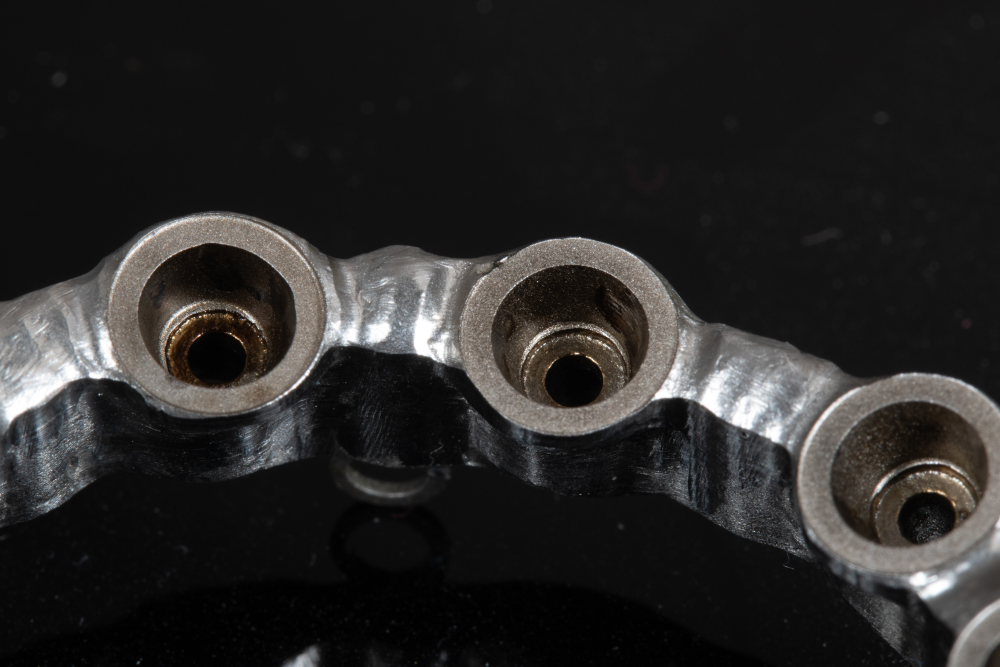
#> input picture dental-lab/assets/img_02.jpg, 2000 x 1333 px (shown at 1/2 size)
$ jupyter execute convolve_03_ndimage.ipynb
#> lines starting #> are read from the running program, lines starting #| are printed output that depends on the picture; after the words box and inside, x2 and y2 are one past the last pixel; in counts of white or black regions, pixels touching at a corner belong together
[cell 1]
import numpy as np
import math as m
import cv2
from PIL import Image
import matplotlib as mlib
import matplotlib.pyplot as plt
from scipy import ndimage as ndi
from skimage.feature import peak_local_max
from skimage import data, img_as_float

# input data for a 'filter matrix'

# import image
#img_smpl = cv2.imread('assets/img_01.jpg', 0); N = 220
img_smpl = cv2.imread('assets/img_02.jpg', 0); N = 420
#img_smpl = cv2.imread('assets/img_03.jpg', 0); N = 590

# size of socket - diameters
# img_01.png - sice of socket - diam = 220
# img_02.png - sice of socket - diam = 420
# img_03.png - sice of socket - diam = 590

# resize the image and also the kernel
img_smpl_res = cv2.resize(img_smpl, (720, 480))

shape1 = img_smpl_res.shape
shape2 = img_smpl.shape

ratio = shape2[0]/shape1[0]
N = N/ratio
N = int(N)

# make sure the kernel.shape is "odd"
if N%2 > 0:
    print('Input number is odd ... that is OK.\n')
else:
    print('Input number is even ... add 1 \n')
    N = N + 1

A = np.empty(shape=(N,N))

# coef measured from image
R_out = (N//2)*1.01
R_in = R_out*0.76

# create the filter kernel - "Disk"
for i in range(0,N):
    for j in range(0,N):
        A[i,j]= np.sqrt((i-N//2)**2 + (j-N//2)**2)
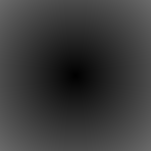
#> A: shape (151, 151) float64; min 0, max 106.1, mean 57.8

for i in range(0,N):
    for j in range(0,N):
        if A[i,j] > R_out or A[i,j] < R_in:
            A[i,j] = 0
        else:
            A[i,j] = 1
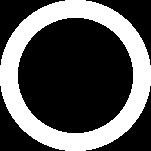
#> A: shape (151, 151) float64; values 0 (black) and 1 (white), 33.4% white; 1 white region, box (x1, y1, x2, y2) and area: (0, 0, 151, 151) 7612

# converting to 8bit img
img_filtr = Image.fromarray(np.uint8(A*255) , 'L')
print('Disk filter geometry')
plt.imshow(img_filtr)

# convert img to GrayScale
img_gray = cv2.cvtColor(img_smpl_res, cv2.COLOR_GRAY2BGR)
# converting to numpy array
data = np.asarray(img_gray)
data_gray = data[:,:,0] # now only a matrix MxN - no other channels/layers

# create padding around original image of the size of Kernel to fit the filter convolution
[x_img,y_img] = data_gray.shape # size of image
[x_kern,y_kern] = A.shape # size of filter - kernel
# create matrix of zeros to be contatenated around original
Zero_side = np.zeros(shape=(x_img,y_kern//2))
Zero_line = np.zeros(shape=(x_kern//2,y_img+y_kern-1))
# putting all togather
data_center = np.concatenate((Zero_side,data_gray,Zero_side),1)
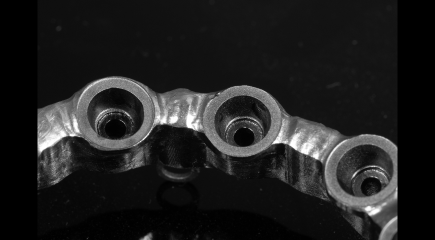
#> data_center: shape (480, 870) float64 (shown at 1/2 size); min 0, max 255, mean 32
data_padding = np.concatenate((Zero_line,data_center,Zero_line),0)
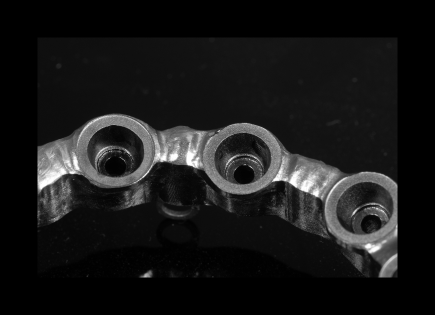
#> data_padding: shape (630, 870) float64 (shown at 1/2 size); min 0, max 255, mean 24.4

#im = Image.fromarray(img_smpl_res)
#im.save("your_file.jpeg")

[cell 2]
# convolution of padded image and Kernel filter using NDIMAGE correlate

# Convolution of image with kernel of with the shape of "disk" with diameter of the Teeth sockets (measured from original image)
# the result shows the image with maximum where the teeth socket center is located.
Kern =  A

# ...data_gray... input matrix

[x_kern,y_kern] = Kern.shape # size of filter - kernel
Kern_n_elem = x_kern*y_kern
Kern = Kern/Kern_n_elem

#from scipy.ndimage import correlate
Convolve = ndi.convolve(data_gray, Kern, mode='constant', cval=0.0)
print('Convolution done...\n')
Correlate = ndi.correlate(data_gray, Kern, mode='constant', cval=0.0)
print('Correlation done...\n')

fig, axes = plt.subplots(1, 3, figsize=(15, 5), sharex=True, sharey=True)
ax = axes.ravel()

ax[0].imshow(data_gray, cmap=plt.cm.gray)
ax[0].axis('off')
ax[0].set_title('Original')

ax[1].imshow(Convolve, cmap=plt.cm.gray)
ax[1].axis('off')
ax[1].set_title('Convolve')

ax[2].imshow(Correlate, cmap=plt.cm.gray)
ax[2].axis('off')
ax[2].set_title('Correlate')

fig.tight_layout()
#fig.savefig('Figure_all_img_02.jpg')

plt.show()

[cell 3]
[x_img,y_img] = data_gray.shape # size of image
[x_padd,y_padd] = data_padding.shape # size of padded image

# creating empty matrix
Conv = np.empty(shape=(x_padd,y_padd))
Edge_x = np.ones(shape =(x_padd,y_padd)) # matrix to solve "edge and corner" problem
Edge_y = np.ones(shape =(x_padd,y_padd))

# FOR loop to create the Edge reduction matrix
for i in range(x_kern//2 , (x_kern//2)+x_img):
    #creating the "edge effect correction"
    if i >= x_kern//2 and i<= (x_kern-1):
        x = (i-(x_kern//2)*2)/(x_kern//2)
        #print(x)
        Edge_x[i,:] = 2 - np.sqrt(1-(x)**2)
    if i >= x_img and i <= (x_img+x_kern//2):
        x = (i-x_img)/(x_kern//2)
        Edge_x[i,:] = 2 - np.sqrt(1-x**2)
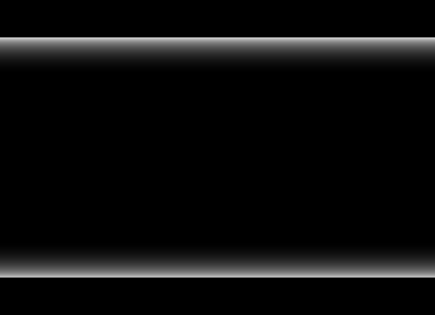
#> Edge_x: shape (630, 870) float64 (shown at 1/2 size); min 1, max 2, mean 1.05; drawn with min black and max white
for j in range(y_kern//2 , (y_kern//2)+y_img):
    if j >= y_kern//2 and j <= (y_kern-1):
        y = (j-(y_kern//2)*2)/(y_kern//2)
        Edge_y[:,j] = 2 - np.sqrt(1-(y)**2)
    if j >= y_img and j <= (y_img+y_kern//2):
        y = (j-y_img)/(y_kern//2)
        Edge_y[:,j] = 2 - np.sqrt(1-y**2)
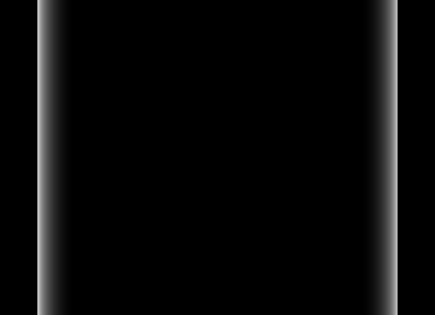
#> Edge_y: shape (630, 870) float64 (shown at 1/2 size); min 1, max 2, mean 1.04; drawn with min black and max white

# coefitient matrix to eliminate the Edge and corner effect in Convolution (for circle filter)
# combining the Edge effect reduction matrix
Edge_comb = np.multiply(Edge_x,Edge_y) # at sides the maximum is "2", in the corner it is "4 = 2*2"
Edge_sub = Edge_comb[x_kern//2:(x_kern//2)+x_img,y_kern//2:(y_kern//2)+y_img] # submatrix in size of original image

Conv_edge = np.multiply(Convolve,Edge_sub) # edge defect lowered

fig, axes = plt.subplots(1, 3, figsize=(15, 5), sharex=True, sharey=True)
ax = axes.ravel()

diff = Conv_edge - Convolve

ax[0].imshow(Convolve, cmap=plt.cm.gray)
ax[0].axis('off')
ax[0].set_title('Convolve')

ax[1].imshow(Conv_edge, cmap=plt.cm.gray)
ax[1].axis('off')
ax[1].set_title('Convolve with Edge correction')

ax[2].imshow(diff, cmap=plt.cm.gray)
ax[2].axis('off')
ax[2].set_title('(Conv with Edge) - (Conv) ')

fig.tight_layout()
#fig.savefig('Figure_all_img_02.jpg')

plt.show()

[cell 4]
#Conv_edge_copy = Conv_edge.copy()
Conv_edge_copy = Convolve.copy()
print('In the case of img_02.jpg there was after convolution a high peak at the edge of image that was amplified by the "Edge reduction". This anomaly then showed a local maximum peak where no socket was.\n')

# treshold background to obtain only ROI

Conv_edge_rescale = Conv_edge_copy/np.amax(Conv_edge_copy)*255 # rescale the image to 8bit values
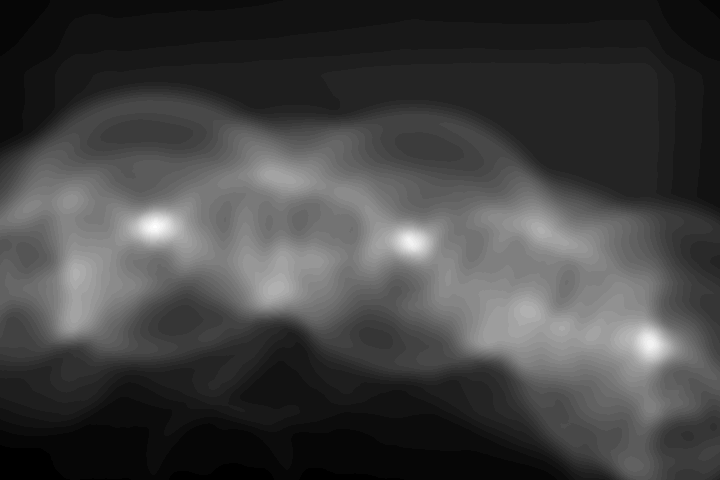
#> Conv_edge_rescale: shape (480, 720) float64; min 0, max 255, mean 66.6

Conv_edge_res_trsh = Conv_edge_rescale.copy() # creating a copy of a matrix
Conv_edge_res_trsh[Conv_edge_res_trsh < 180] = 0 # treshold value to omit the background and unintentional peaks that might be evaluated.
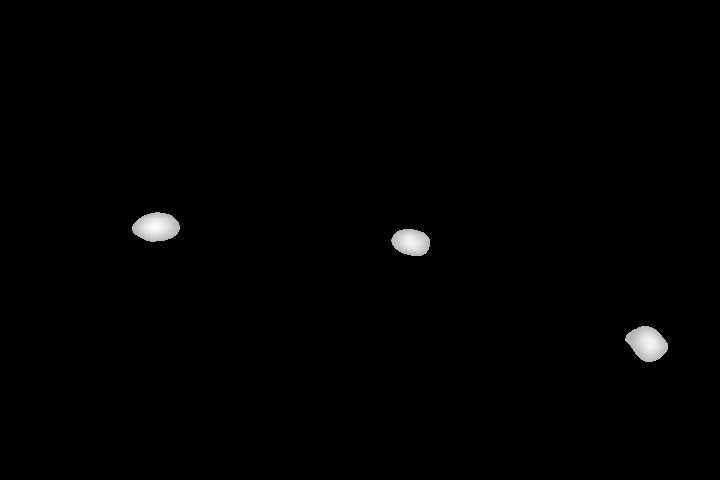
#> Conv_edge_res_trsh: shape (480, 720) float64; min 0, max 255, mean 1.8

# gathering images to be used and shown
im_0 = img_as_float(img_gray) # original image
im_1 = img_as_float(Conv_edge_rescale) # convolved image
im = img_as_float(Conv_edge_res_trsh) # convolved image with treshold

# parameters in the localization of local maximum
# N ... size of original kernel used in "disc" convolution
N1 = int(N*0.85) # size of area to be summed (filter)
N2 = int(N*0.85) # minimal distance between local maximums

# image_max is the dilation of im with a N1*N1 structuring element (square)
# It is used within peak_local_max function
image_max = ndi.maximum_filter(im, size=N1, mode='constant') # mode='constant' reffers to "padding" mode
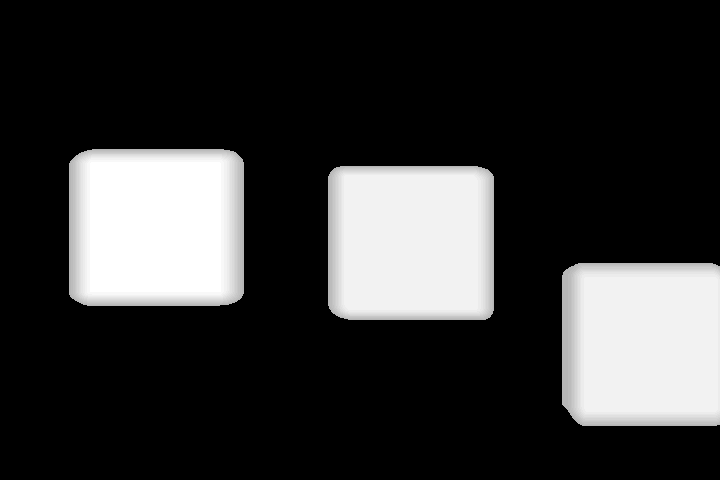
#> image_max: shape (480, 720) float64; min 0, max 255, mean 53.2

# Comparison between image_max and im to find the coordinates of local maxima
coordinates = peak_local_max(im, min_distance=N2, exclude_border = 0)
#> coordinates = [[225, 154], [238, 408], [340, 648]]

print('Figures representig the chain of steps in the process of "finding the coordinates of sockets".')
print('Read from left to right.')
# display results as one figure
fig, axes = plt.subplots(3, 2, figsize=(10,10), sharex=True, sharey=True)
ax = axes.ravel()

ax[0].imshow(im_0, cmap=plt.cm.gray)
ax[0].axis('off')
ax[0].set_title('Original')

ax[1].imshow(im_1, cmap=plt.cm.gray)
ax[1].axis('off')
ax[1].set_title('Convolution of "original" and "Disk filter"')

ax[2].imshow(im, cmap=plt.cm.gray)
ax[2].axis('off')
ax[2].set_title('Treshold')

ax[3].imshow(image_max, cmap=plt.cm.gray)
ax[3].axis('off')
ax[3].set_title('Maximum filter applied')

ax[4].imshow(im_1, cmap=plt.cm.gray)
ax[4].autoscale(False)
ax[4].plot(coordinates[:, 1], coordinates[:, 0], 'r.')
ax[4].axis('off')
ax[4].set_title('Localization of peaks in "convolved img"')

ax[5].imshow(img_gray, cmap=plt.cm.gray)
ax[5].autoscale(False)
ax[5].plot(coordinates[:, 1], coordinates[:, 0], 'r.')
ax[5].axis('off')
ax[5].set_title('Localization in original img')

fig.tight_layout()
fig.savefig('assets/results/Convolve_03_Figure_all_img_02_.jpg')
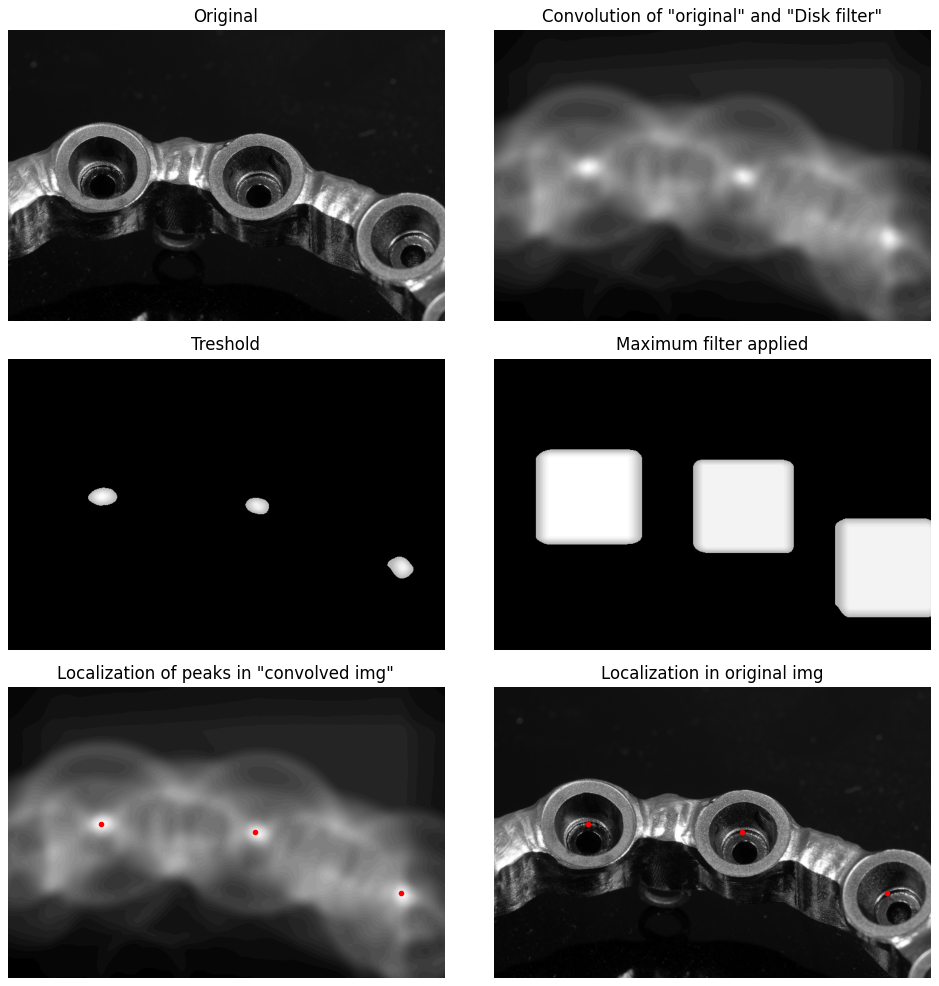
#> figure drawn by matplotlib, 6 panels

plt.show()

# show coordinates of the center of the sockets
print('Number of local maximums = number of sockets = ',coordinates.shape[0])
#| Number of local maximums = number of sockets =  3
print('Coordinates of the local maximum:\n',coordinates)
#| Coordinates of the local maximum:
#|  [[225 154]
#|  [238 408]
#|  [340 648]]

$ run again, with dental-lab/assets/img_01.jpg copied over dental-lab/assets/img_02.jpg
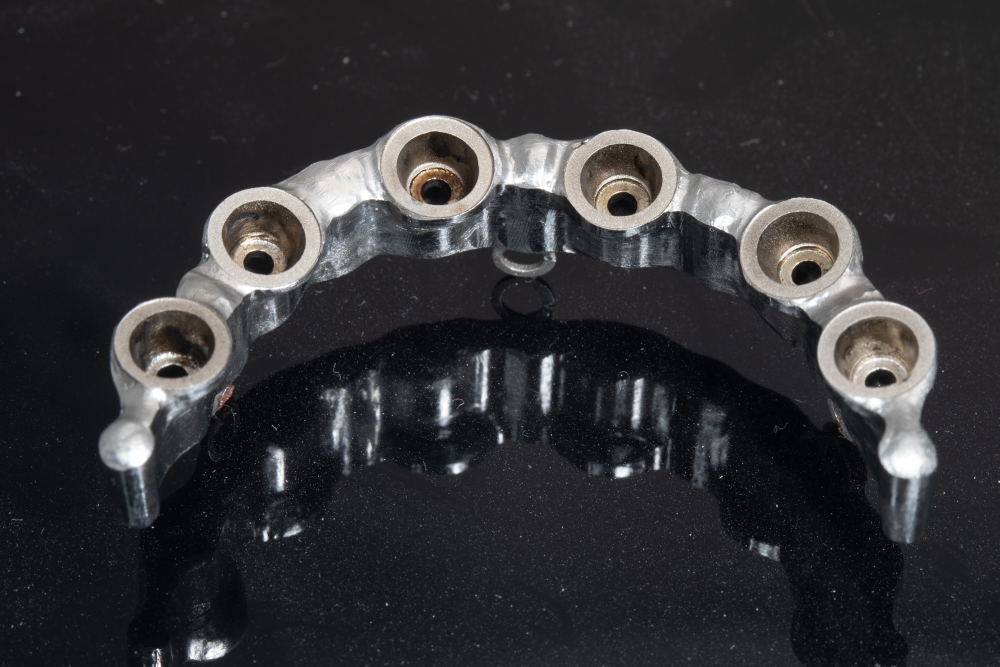
#> input picture dental-lab/assets/img_01.jpg, 2000 x 1333 px (shown at 1/2 size)
#> img_filtr: PIL image 151x151 L; 33.4% white; 1 white region, box (x1, y1, x2, y2) and area: (0, 0, 151, 151) 7612
#> `Conv_edge_res_trsh[Conv_edge_res_trsh < 180] = 0`:
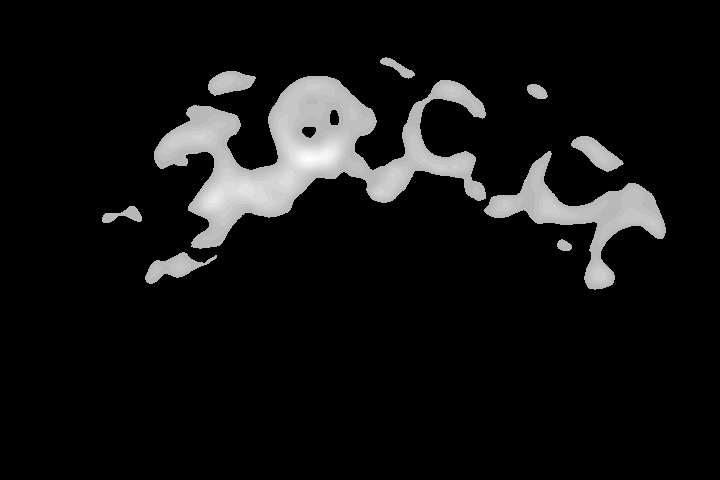
#> Conv_edge_res_trsh: shape (480, 720) float64; min 0, max 255, mean 18.7
#> `image_max = ndi.maximum_filter(im, size=N1, mode='constant') # mode='c..`:
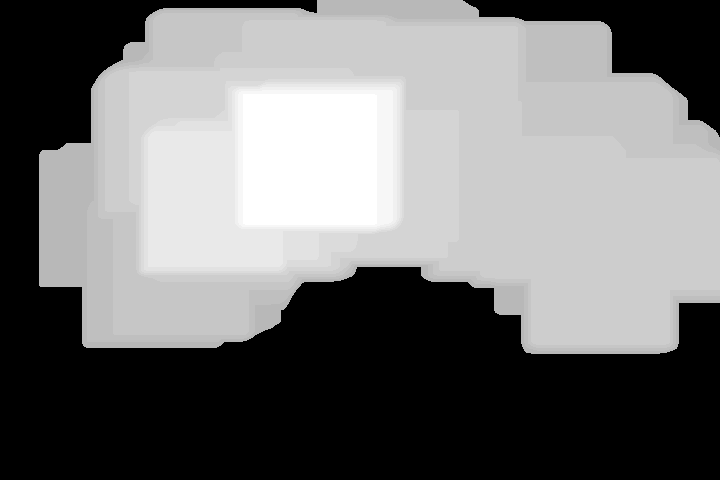
#> image_max: shape (480, 720) float64; min 0, max 255, mean 117
#> coordinates = [[157, 306], [199, 545]]
#| Number of local maximums = number of sockets =  2
#| Coordinates of the local maximum:
#|  [[157 306]
#|  [199 545]]

$ run again, with dental-lab/assets/img_03.jpg copied over dental-lab/assets/img_02.jpg
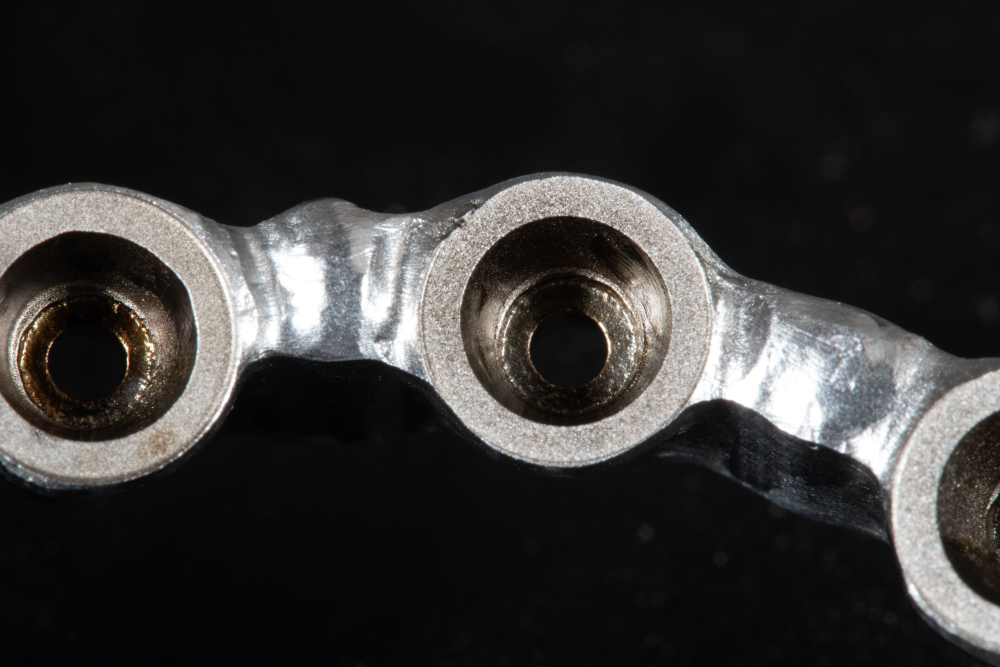
#> input picture dental-lab/assets/img_03.jpg, 2000 x 1333 px (shown at 1/2 size)
#> img_filtr: PIL image 151x151 L; 33.4% white; 1 white region, box (x1, y1, x2, y2) and area: (0, 0, 151, 151) 7612
#> `image_max = ndi.maximum_filter(im, size=N1, mode='constant') # mode='c..`:
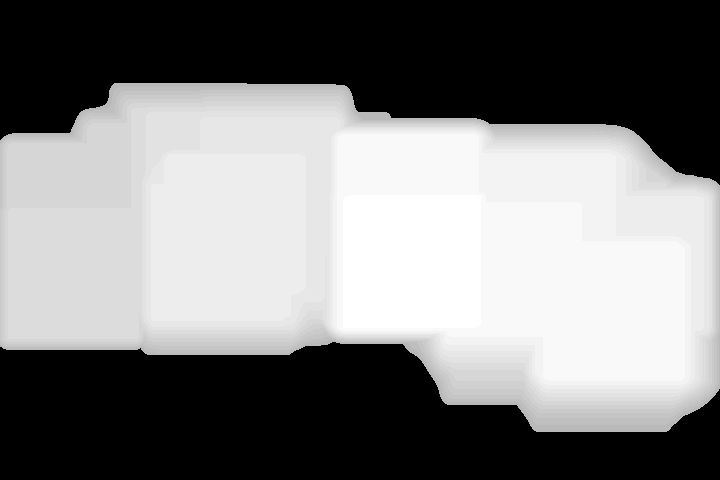
#> image_max: shape (480, 720) float64; min 0, max 255, mean 127.5
#> coordinates = [[258, 413], [304, 611], [217, 233], [271, 73]]
#| Number of local maximums = number of sockets =  4
#| Coordinates of the local maximum:
#|  [[258 413]
#|  [304 611]
#|  [217 233]
#|  [271  73]]
